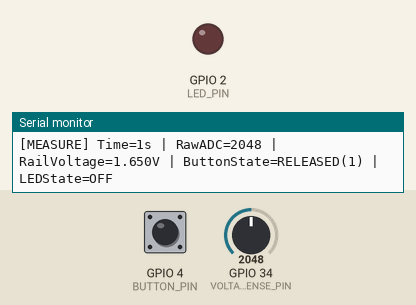
This sketch was run on a simulated ESP32. Shown: output pins drawn as LEDs (lit = HIGH), the last lines printed to the serial monitor. The inputs (shaded band) are chosen by the test bench; at power-on: GPIO 4 (BUTTON_PIN) HIGH, GPIO 34 (VOLTAGE_SENSE_PIN) = 2048 (analog values on the 0–4095 scale).

Above: at 1.2 s.
1.3 s: GPIO 4 (BUTTON_PIN) pulled LOW for 1 s
At 1.6 s:
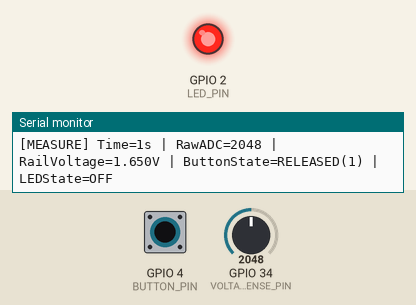
3.8 s: GPIO 4 (BUTTON_PIN) pulled LOW for 3.2 s
At 7.5 s:
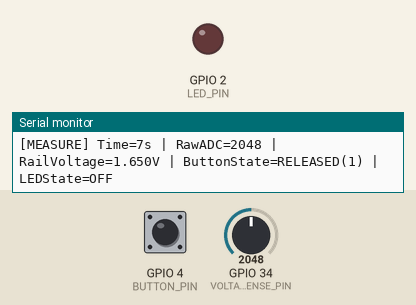
Timing chart, 0 to 9.0 s (numbered marks = the images above; inputs shaded):
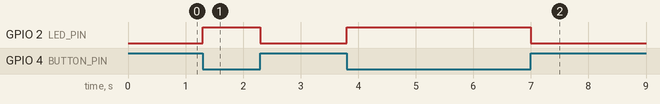

Measured:
- after the input at 1.3 s, GPIO 2 (LED_PIN): LOW → HIGH at once, → LOW 1.0 s later
- after the input at 3.8 s, GPIO 2 (LED_PIN): LOW → HIGH at once, → LOW 3.2 s later

The sketch:

firmware.ino
```cpp
// CyberTube Lab 02: Discrete Circuit Instrumentation & DC Voltage Measurement
// Target: ESP32 DevKit V1 (ESP-WROOM-32)
// Logic Level Invariant: Strictly <= 3.3V DC logic. Zero mains AC.

#include <Arduino.h>

const int LED_PIN = 2;          // Active-HIGH status LED via 220-ohm resistor
const int BUTTON_PIN = 4;       // Active-LOW push button with 10k-ohm external pull-up
const int VOLTAGE_SENSE_PIN = 34; // Analog sense input (ADC1_CH6, input only)

unsigned long lastSampleTime = 0;
const unsigned long SAMPLE_INTERVAL_MS = 1000;

void setup() {
  Serial.begin(115200);
  while (!Serial && millis() < 3000);

  pinMode(LED_PIN, OUTPUT);
  pinMode(BUTTON_PIN, INPUT_PULLUP);
  // ADC configuration: 12-bit resolution (0-4095), 11dB attenuation (up to ~3.3V)
  analogReadResolution(12);
  analogSetAttenuation(ADC_11db);

  digitalWrite(LED_PIN, LOW);

  Serial.println("==================================================");
  Serial.println("[CYBERTUBE] Lab 02: DC Circuit Measurement Initialized");
  Serial.println("[CYBERTUBE] Architecture: 3.3V Low-Voltage Discrete DC");
  Serial.println("[CYBERTUBE] Hardware: ESP32 DevKit, MB-102 Breadboard");
  Serial.println("==================================================");
}

void loop() {
  unsigned long now = millis();

  // Read button state (LOW when pressed due to pull-up)
  bool buttonPressed = (digitalRead(BUTTON_PIN) == LOW);
  digitalWrite(LED_PIN, buttonPressed ? HIGH : LOW);

  if (now - lastSampleTime >= SAMPLE_INTERVAL_MS) {
    lastSampleTime = now;

    // Multisampling ADC to reduce thermal and switching noise
    uint32_t adcSum = 0;
    const int SAMPLES = 32;
    for (int i = 0; i < SAMPLES; i++) {
      adcSum += analogRead(VOLTAGE_SENSE_PIN);
      delayMicroseconds(50);
    }
    uint32_t rawAdc = adcSum / SAMPLES;

    // Convert raw ADC (0-4095) to measured millivolts (3.3V reference)
    float measuredVolts = (rawAdc * 3.3f) / 4095.0f;

    Serial.print("[MEASURE] Time=");
    Serial.print(now / 1000);
    Serial.print("s | RawADC=");
    Serial.print(rawAdc);
    Serial.print(" | RailVoltage=");
    Serial.print(measuredVolts, 3);
    Serial.print("V | ButtonState=");
    Serial.print(buttonPressed ? "PRESSED(0)" : "RELEASED(1)");
    Serial.print(" | LEDState=");
    Serial.println(buttonPressed ? "ON" : "OFF");
  }
}
```
